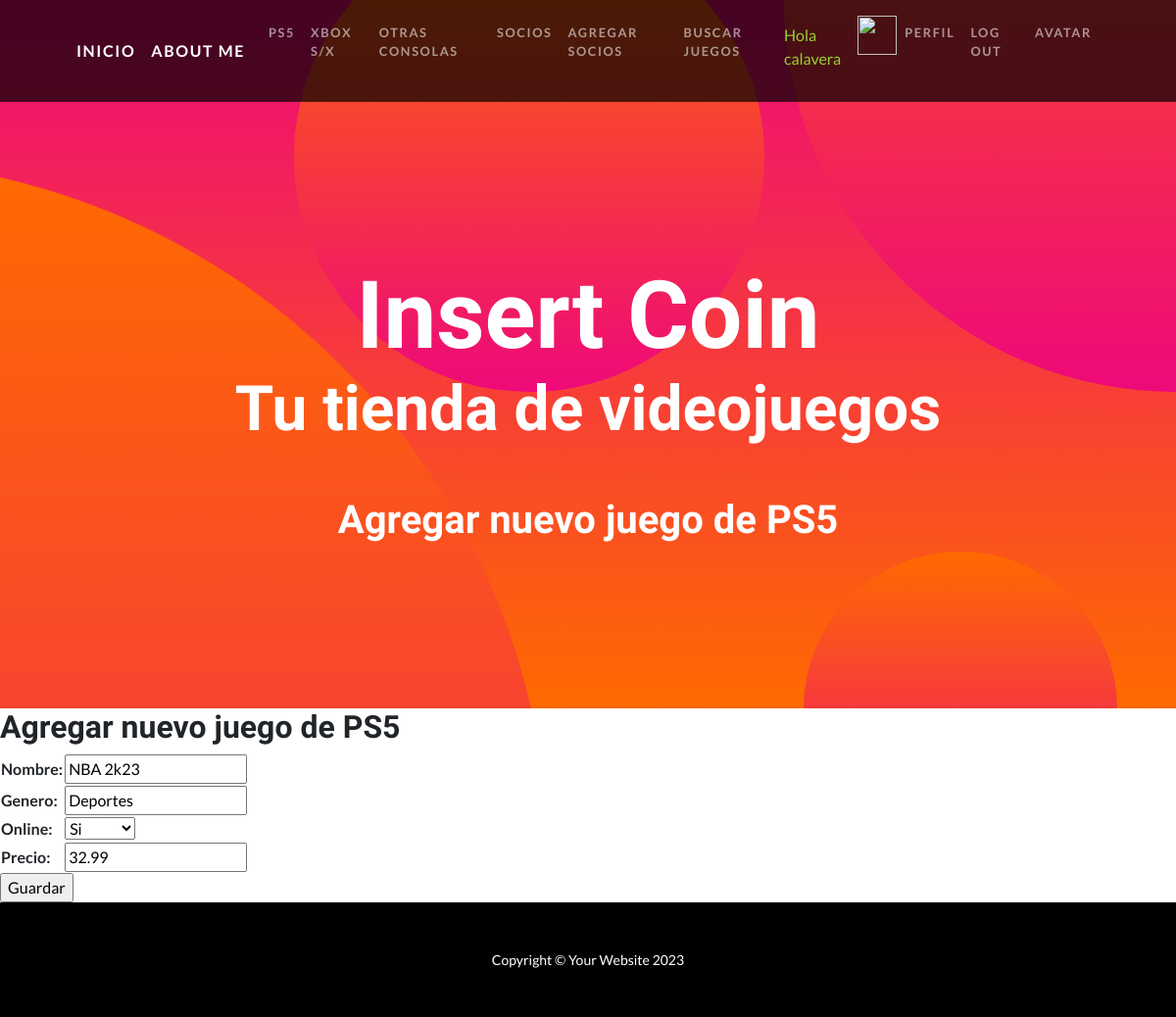
The app's page /update_ps5/1 (signed in) with its own data.
### insert_coin_app/models.py (models this page shows, shortened)
class PS5(models.Model):
    SI = 'Si'
    NO = 'No'
    OPCIONES_ONLINE = [
        (True, SI),
        (False, NO),
    ]
    nombre= models.CharField(max_length=60)
    genero= models.CharField(max_length=15)
    online = models.BooleanField(choices=OPCIONES_ONLINE)
    precio= models.DecimalField(max_digits=8, decimal_places=2)
    class Meta:
        verbose_name = "PS5"
        verbose_name_plural = "PS5"

### insert_coin_app/views.py (the view)
# urls.py: path('update_ps5/<int:pk>', PS5_update.as_view(), name="update_ps5"),
class PS5_update(LoginRequiredMixin, UpdateView):
    model = PS5
    fields = ('nombre','genero', 'online', 'precio')
    success_url = reverse_lazy('ps5')

### insert_coin_app/templates/insert_coin_app/ps5_form.html (shortened to what this page needs)
{% extends 'insert_coin_app/base.html' %}
{% load static %}
{% block titulo %}
    <h1>Agregar nuevo juego de PS5</h1>
{% endblock titulo %}
{% block contenido %}
    <h2>Agregar nuevo juego de PS5</h2>
    <form action="" method="post">
       <table>
            {{ form.as_table}}
       </table>
       <input type="submit" value="Guardar">
    </form>
{% endblock contenido %}

### insert_coin_app/templates/insert_coin_app/base.html (shortened to what this page needs)
<!DOCTYPE html>
<html lang="en">
    <head>
        {% load static %}
        <link href="{% static 'insert_coin_app/css/styles.css' %}" rel="stylesheet" />
        <link rel="stylesheet" type="text/css" href="{% static 'insert_coin_app/css/styles.css' %}">
    </head>
    <body id="page-top">
        <nav class="navbar navbar-expand-lg navbar-dark navbar-custom fixed-top">
            <div class="container px-5">
                <a class="navbar-brand" href="{% url 'home' %}">Inicio</a>
                <a class="navbar-brand" href="{% url 'about_me' %}">About me</a>
                <div class="collapse navbar-collapse" id="navbarResponsive">
                    <ul class="navbar-nav ms-auto">
                        {% if user.is_authenticated %}
                        <li class="nav-item">
                            <a class="nav-link" href="{% url 'ps5' %}">PS5</a>
                        </li>
                        <li class="nav-item">
                            <a class="nav-link" href="{% url 'xbox' %}">XBox S/X</a>
                        </li>
                        <li class="nav-item">
                            <a class="nav-link" href="{% url 'otras_consolas' %}">Otras Consolas</a>
                        </li>
                        <li class="nav-item">
                            <a class="nav-link" href="{% url 'socios' %}">Socios</a>
                        </li>
                        <li class="nav-item">
                            <a class="nav-link" href="{% url 'socios_form' %}">Agregar Socios</a>
                        </li>
                        <li class="nav-item">
                            <a class="nav-link" href="{% url 'buscar_juegos' %}">Buscar juegos</a>
                        </li>
                        <li class="nav-item">
                            <p style="color: yellowgreen; margin-top: 8px;">Hola {{ user.username }}</p>
                        </li>
                        <li class="nav-item">
                            <div class="text-center">
                                <img src="{{ request.session.avatar }}" height="40px" width="40px" />
                            </div>
                        </li>
                        <li class="nav-item">
                            <a class="nav-link" href="{% url 'editar_perfil' %}">Perfil</a>
                        </li>
                        <li class="nav-item">
                            <a class="nav-link" href="{% url 'logout' %}">Log out</a>
                        </li>
                        <li class="nav-item">
                            <a class="nav-link" href="{% url 'agregar_avatar' %}">Avatar</a>
                        {% endif %}
                    </ul>
                </div>
            </div>
        </nav>
<header class="masthead text-center text-white">
    <div class="masthead-content">
        <div class="container px-5">
            <h1 class="masthead-heading mb-0">Insert Coin</h1>
            <h2 class="masthead-subheading mb-0">Tu tienda de videojuegos</h2>
            <h3>
                {% block titulo %}
                {% endblock titulo %}
            </h3>
        </div>
    </div>
    <div class="bg-circle-1 bg-circle"></div>
    <div class="bg-circle-2 bg-circle"></div>
    <div class="bg-circle-3 bg-circle"></div>
    <div class="bg-circle-4 bg-circle"></div>
</header>
{% block contenido %}
{% endblock contenido %}
        <footer class="py-5 bg-black">
            <div class="container px-5"><p class="m-0 text-center text-white small">Copyright &copy; Your Website 2023</p></div>
        </footer>
    </body>
</html>

### records on screen
PS5: nombre "NBA 2k23", genero "Deportes", online "Si", precio "32.99"

### other values on screen
{{ user.username }} "calavera"
